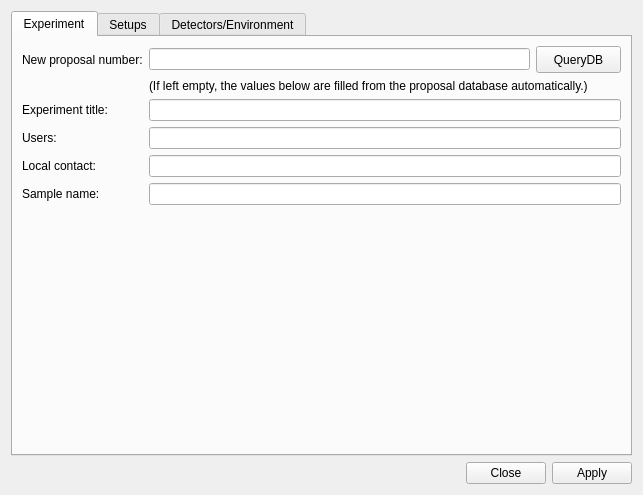
<?xml version="1.0" encoding="UTF-8"?>
<ui version="4.0">
 <class>SetupPanel</class>
 <widget class="QWidget" name="SetupPanel">
  <property name="geometry">
   <rect>
    <x>0</x>
    <y>0</y>
    <width>643</width>
    <height>495</height>
   </rect>
  </property>
  <property name="windowTitle">
   <string>Experiment setup</string>
  </property>
  <layout class="QGridLayout" name="gridLayout_3">
   <item row="0" column="0">
    <widget class="QTabWidget" name="tabWidget">
     <property name="currentIndex">
      <number>0</number>
     </property>
     <widget class="QWidget" name="tab1">
      <attribute name="title">
       <string>Experiment</string>
      </attribute>
      <layout class="QGridLayout" name="gridLayout_6">
       <item row="0" column="0">
        <layout class="QGridLayout" name="gridLayout">
         <item row="0" column="0">
          <widget class="QLabel" name="label_4">
           <property name="text">
            <string>New proposal number:</string>
           </property>
          </widget>
         </item>
         <item row="0" column="1">
          <widget class="QLineEdit" name="proposalNum"/>
         </item>
         <item row="2" column="0">
          <widget class="QLabel" name="label_6">
           <property name="text">
            <string>Experiment title:</string>
           </property>
          </widget>
         </item>
         <item row="3" column="0">
          <widget class="QLabel" name="label_7">
           <property name="text">
            <string>Users:</string>
           </property>
          </widget>
         </item>
         <item row="4" column="0">
          <widget class="QLabel" name="label_8">
           <property name="text">
            <string>Local contact:</string>
           </property>
          </widget>
         </item>
         <item row="5" column="0">
          <widget class="QLabel" name="label_3">
           <property name="text">
            <string>Sample name:</string>
           </property>
          </widget>
         </item>
         <item row="0" column="2" alignment="Qt::AlignRight|Qt::AlignTop">
          <widget class="QPushButton" name="queryDBButton">
           <property name="minimumSize">
            <size>
             <width>85</width>
             <height>27</height>
            </size>
           </property>
           <property name="toolTip">
            <string>&lt;html&gt;&lt;head/&gt;&lt;body&gt;&lt;p&gt;Query the Proposal Database for Information about this proposal number.&lt;/p&gt;&lt;/body&gt;&lt;/html&gt;</string>
           </property>
           <property name="text">
            <string>QueryDB</string>
           </property>
          </widget>
         </item>
         <item row="2" column="1" colspan="2">
          <widget class="QLineEdit" name="expTitle"/>
         </item>
         <item row="1" column="1" colspan="2">
          <widget class="QLabel" name="propdbInfo">
           <property name="text">
            <string>(If left empty, the values below are filled from the proposal database automatically.)</string>
           </property>
          </widget>
         </item>
         <item row="3" column="1" colspan="2">
          <widget class="QLineEdit" name="users"/>
         </item>
         <item row="4" column="1" colspan="2">
          <widget class="QLineEdit" name="localContact"/>
         </item>
         <item row="5" column="1" colspan="2">
          <widget class="QLineEdit" name="sampleName"/>
         </item>
        </layout>
       </item>
       <item row="1" column="0">
        <spacer name="verticalSpacer">
         <property name="orientation">
          <enum>Qt::Vertical</enum>
         </property>
         <property name="sizeHint" stdset="0">
          <size>
           <width>20</width>
           <height>70</height>
          </size>
         </property>
        </spacer>
       </item>
      </layout>
     </widget>
     <widget class="QWidget" name="tab2">
      <attribute name="title">
       <string>Setups</string>
      </attribute>
      <layout class="QGridLayout" name="gridLayout_5">
       <item row="0" column="0">
        <layout class="QGridLayout" name="gridLayout_4">
         <item row="0" column="0">
          <widget class="QLabel" name="label">
           <property name="text">
            <string>Select basic instrument configuration:</string>
           </property>
          </widget>
         </item>
         <item row="0" column="1">
          <widget class="QLabel" name="label_2">
           <property name="text">
            <string>Select optional components:</string>
           </property>
          </widget>
         </item>
         <item row="1" column="0">
          <widget class="QListWidget" name="basicSetup">
           <property name="minimumSize">
            <size>
             <width>180</width>
             <height>0</height>
            </size>
           </property>
          </widget>
         </item>
         <item row="1" column="1">
          <widget class="QListWidget" name="optSetups">
           <property name="minimumSize">
            <size>
             <width>180</width>
             <height>0</height>
            </size>
           </property>
          </widget>
         </item>
         <item row="1" column="2">
          <widget class="QLabel" name="setupDescription">
           <property name="minimumSize">
            <size>
             <width>180</width>
             <height>0</height>
            </size>
           </property>
           <property name="frameShape">
            <enum>QFrame::StyledPanel</enum>
           </property>
           <property name="frameShadow">
            <enum>QFrame::Raised</enum>
           </property>
           <property name="alignment">
            <set>Qt::AlignLeading|Qt::AlignLeft|Qt::AlignTop</set>
           </property>
           <property name="wordWrap">
            <bool>true</bool>
           </property>
          </widget>
         </item>
        </layout>
       </item>
      </layout>
     </widget>
     <widget class="QWidget" name="tab3">
      <attribute name="title">
       <string>Detectors/Environment</string>
      </attribute>
      <layout class="QGridLayout" name="gridLayout_2">
       <item row="0" column="0">
        <widget class="QLabel" name="label_9">
         <property name="text">
          <string>Select detectors:</string>
         </property>
        </widget>
       </item>
       <item row="0" column="1">
        <widget class="QLabel" name="label_10">
         <property name="text">
          <string>&lt;html&gt;&lt;head/&gt;&lt;body&gt;&lt;p&gt;Select &amp;quot;environment&amp;quot; devices (to be read at every&lt;br/&gt;scan point) and put as a column in scan files:&lt;/p&gt;&lt;/body&gt;&lt;/html&gt;</string>
         </property>
         <property name="wordWrap">
          <bool>false</bool>
         </property>
        </widget>
       </item>
       <item row="1" column="0">
        <widget class="QListWidget" name="detectors"/>
       </item>
       <item row="1" column="1">
        <widget class="QListWidget" name="sampleenv"/>
       </item>
      </layout>
     </widget>
    </widget>
   </item>
   <item row="1" column="0">
    <widget class="QDialogButtonBox" name="buttonBox">
     <property name="standardButtons">
      <set>QDialogButtonBox::Apply|QDialogButtonBox::Close</set>
     </property>
    </widget>
   </item>
  </layout>
 </widget>
 <tabstops>
  <tabstop>proposalNum</tabstop>
  <tabstop>expTitle</tabstop>
  <tabstop>users</tabstop>
  <tabstop>localContact</tabstop>
  <tabstop>basicSetup</tabstop>
  <tabstop>optSetups</tabstop>
  <tabstop>buttonBox</tabstop>
 </tabstops>
 <resources>
  <include location="../../../../../resources/nicos-gui.qrc"/>
 </resources>
 <connections/>
</ui>
